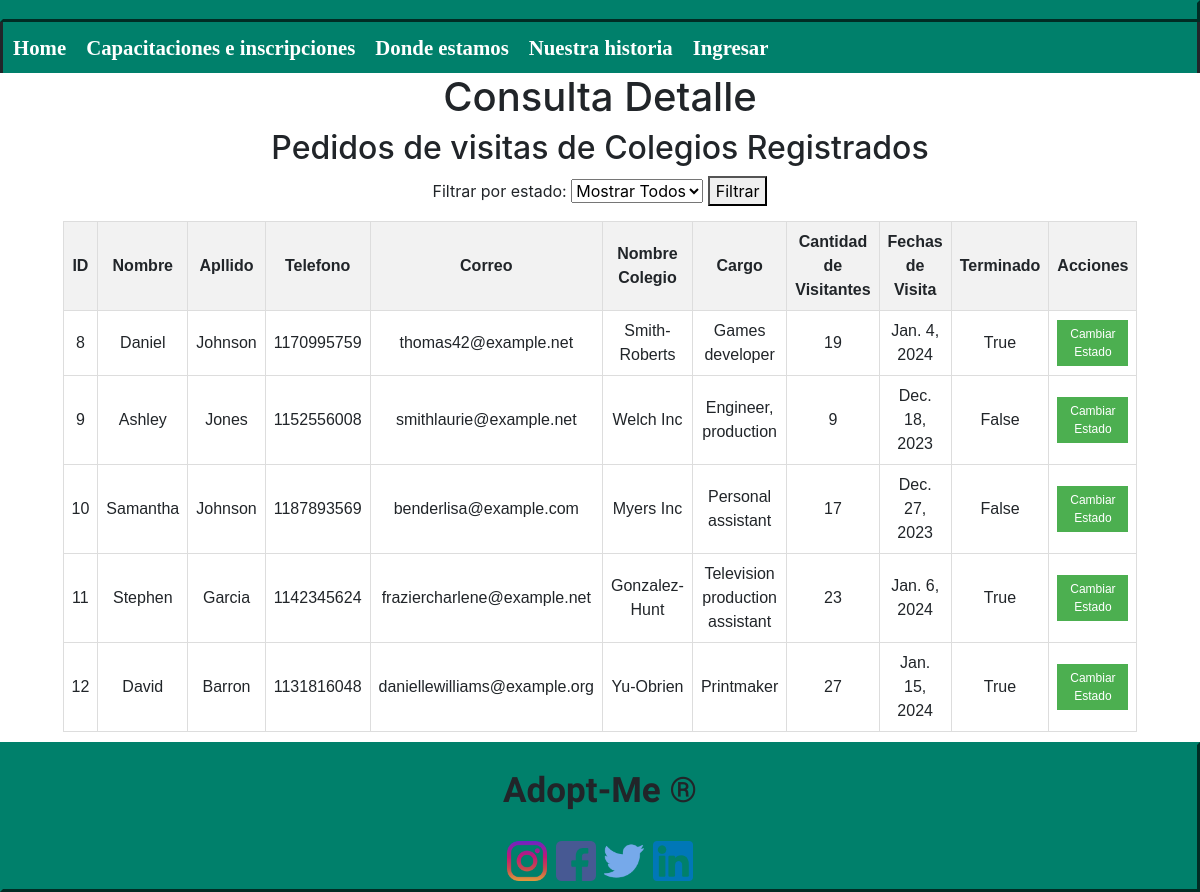
The page /notpublic/visitas_detail/ on the database its author committed.
### myapp/models.py (models this page shows, shortened)
class Colegio(models.Model):
    id = models.AutoField(primary_key=True)
    nombre_colegio = models.CharField(max_length=100)
    cargo = models.CharField(max_length=50)
    cant_visitantes = models.IntegerField()
    id_fechas = models.ForeignKey(Fechas, on_delete=models.CASCADE)
    id_persona = models.ForeignKey(Persona, on_delete=models.CASCADE)
    estado = models.BooleanField(default=False)

class Persona(models.Model):
    id = models.AutoField(primary_key=True)
    nombre = models.CharField(max_length=30)
    apellido = models.CharField(max_length=30)
    telefono = models.IntegerField()
    correo = models.CharField(max_length=100)
    id_datospersonales = models.ForeignKey(Datos_Personales, on_delete=models.CASCADE, null=True)

class Fechas(models.Model):
    id = models.AutoField(primary_key=True)
    fecha = models.DateField(null=True)
    id_turno = models.ForeignKey(Turno, on_delete=models.CASCADE)
    estado = models.BooleanField(default=True)
    info_adicional = models.TextField(blank=True)
    usuario = models.ForeignKey(User, on_delete=models.CASCADE)

### myapp/views.py (the view)
# urls.py: path('notpublic/visitas_detail/', views.filter_and_render, {'model_class': Colegio, 'template_name': 'notpublic/consulta_visitas.html'}, name='visitas_detail'),
def filter_and_render(request, model_class, template_name):
    filtro = request.GET.get('estado_filtrar', None)
    if filtro is not None and filtro.isdigit():
        filtro = bool(int(filtro))  # Convert to boolean
    else:
        filtro = None  # Set to None if it's empty or not a valid integer
    datos = model_class.objects.all()
    if filtro is not None:
        datos = datos.filter(estado=filtro)
    return render(request, template_name, {
        'datos': datos,
    })

### myapp/templates/notpublic/consulta_visitas.html (shortened to what this page needs)
{% extends 'layouts/base.html' %}
{% block content %}
<h1>Consulta Detalle</h1>
<h2>Pedidos de visitas de Colegios Registrados</h2>
<form method="GET">
    <label for="estado_filtrar">Filtrar por estado:</label>
    <select name="estado_filtrar" id="estado_filtrar">
        <option value="" selected>Mostrar Todos</option>
    </select>
    <button type="submit">Filtrar</button>
</form>
<table>
  <tr>
    <th>ID</th>
    <th>Nombre</th>
    <th>Apllido</th>
    <th>Telefono</th>
    <th>Correo</th>
    <th>Nombre Colegio</th>
    <th>Cargo</th>
    <th>Cantidad de Visitantes</th>
    <th>Fechas de Visita</th>
    <th>Terminado</th>
    <th>Acciones</th>
  </tr>
  {% for dato in datos %}
    <tr>
      <td>{{ dato.id }}</td>
      <td>{{ dato.id_persona.nombre }}</td>
      <td>{{ dato.id_persona.apellido }}</td>
      <td>{{ dato.id_persona.telefono }}</td>
      <td>{{ dato.id_persona.correo }}</td>
      <td>{{ dato.nombre_colegio }}</td>
      <td>{{ dato.cargo }}</td>
      <td>{{ dato.cant_visitantes }}</td>
      <td>{{ dato.id_fechas.fecha }}</td>
      <td>{{ dato.estado }}</td>
      <td>
        <form method="POST" action="{% url 'change_visitas' dato.id %}">
          <button type="submit" class="change-state-button">Cambiar Estado</button>
        </form>
      </td>
    </tr>
  {% endfor %}
</table>
{% endblock %}

### myapp/static/styles/stylesheet.css (style rules this page uses)
form { animation:animatezoom 2s }
table { font-family: Arial, sans-serif; border-collapse: collapse; width: 80%; margin: 10px auto; }
th, td { border: 1px solid #dddddd; text-align: left; padding: 8px; }
th { background-color: #f2f2f2; }
.change-state-button { background-color: #4CAF50; color: white; border: none; padding: 5px 10px; text-align: center; text-decoration: none; display: inline-block; font-size: 12px; cursor: pointer; }
h1, h2, form { text-align: center; }

### myapp/templates/notpublic/consulta_visitas.html (style rules this page uses)
table { font-family: Arial, sans-serif; border-collapse: collapse; width: 80%; margin: 10px auto; }
th, td { border: 1px solid #dddddd; text-align: left; padding: 8px; }
th { background-color: #f2f2f2; }
.change-state-button { background-color: #4CAF50; color: white; border: none; padding: 5px 10px; text-align: center; text-decoration: none; display: inline-block; font-size: 12px; cursor: pointer; }
h1, h2, form, th, td { text-align: center; }

### rows shown on the page
Colegio: id "8", id_persona.nombre "Daniel", id_persona.apellido "Johnson", id_persona.telefono "1170995759", id_persona.correo "thomas42@example.net", nombre_colegio "Smith-Roberts", cargo "Games developer", cant_visitantes "19", id_fechas.fecha "Jan. 4, 2024", estado "True"
Colegio: id "9", id_persona.nombre "Ashley", id_persona.apellido "Jones", id_persona.telefono "1152556008", id_persona.correo "smithlaurie@example.net", nombre_colegio "Welch Inc", cargo "Engineer, production", cant_visitantes "9", id_fechas.fecha "Dec. 18, 2023", estado "False"
Colegio: id "10", id_persona.nombre "Samantha", id_persona.apellido "Johnson", id_persona.telefono "1187893569", id_persona.correo "benderlisa@example.com", nombre_colegio "Myers Inc", cargo "Personal assistant", cant_visitantes "17", id_fechas.fecha "Dec. 27, 2023", estado "False"
Colegio: id "11", id_persona.nombre "Stephen", id_persona.apellido "Garcia", id_persona.telefono "1142345624", id_persona.correo "fraziercharlene@example.net", nombre_colegio "Gonzalez-Hunt", cargo "Television production assistant", cant_visitantes "23", id_fechas.fecha "Jan. 6, 2024", estado "True"
Colegio: id "12", id_persona.nombre "David", id_persona.apellido "Barron", id_persona.telefono "1131816048", id_persona.correo "daniellewilliams@example.org", nombre_colegio "Yu-Obrien", cargo "Printmaker", cant_visitantes "27", id_fechas.fecha "Jan. 15, 2024", estado "True"
